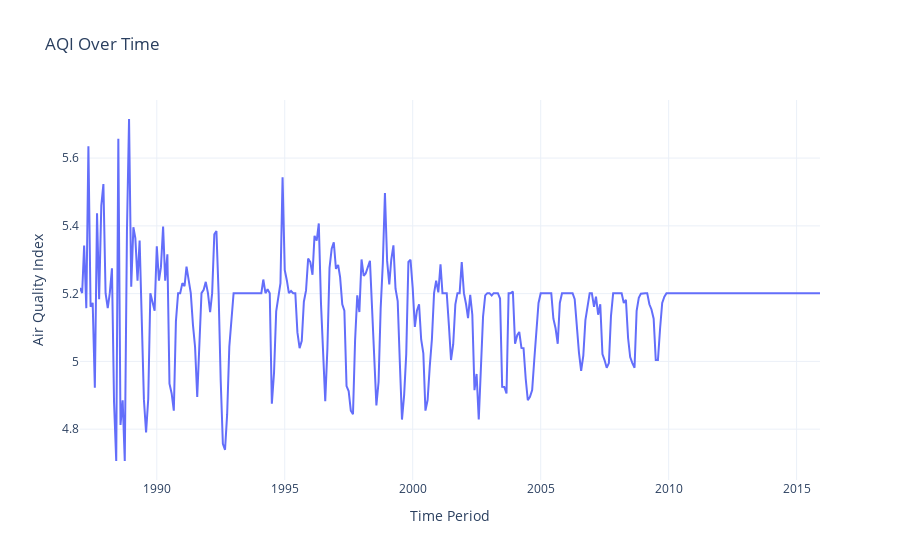

The code cell stored with this chart in its notebook:
### Code cell
import plotly.express as px
import pandas as pd

# Assuming monthly_mean is already available as a DataFrame
data = monthly_mean

# Convert 'period' (Period type) to datetime (Timestamp type) for correct plotting
data['period'] = data['period'].dt.to_timestamp()

# Create the line graph for AQI over time
fig = px.line(
    data, 
    x='period', 
    y='AQI', 
    title="AQI Over Time", 
    labels={'period': 'Time Period', 'AQI': 'Air Quality Index'},
    template='plotly_white'
)

# Show the graph
fig.show()

### Figure 1 — Plotly figure (JSON) as saved in the notebook; plotly's stock layout.template omitted (floating-point values rounded to 4 significant figures; data arrays with more than 128 entries replaced by an {"elided": "..."} marker saying what was removed)
{"data": [{"hovertemplate": "Time Period=%{x}<br>Air Quality Index=%{y}<extra></extra>", "legendgroup": "", "line": {"color": "#636efa", "dash": "solid"}, "marker": {"symbol": "circle"}, "mode": "lines", "name": "", "orientation": "v", "showlegend": false, "type": "scatter", "x": {"elided": "346 str values"}, "xaxis": "x", "y": {"elided": "346 float values"}, "yaxis": "y"}], "layout": {"legend": {"tracegroupgap": 0}, "title": {"text": "AQI Over Time"}, "xaxis": {"anchor": "y", "domain": [0, 1], "title": {"text": "Time Period"}}, "yaxis": {"anchor": "x", "domain": [0, 1], "title": {"text": "Air Quality Index"}}}}
